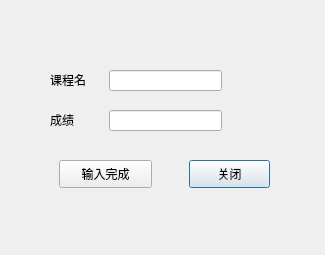
<?xml version="1.0" encoding="UTF-8"?>
<ui version="4.0">
 <class>myDialog</class>
 <widget class="QDialog" name="myDialog">
  <property name="geometry">
   <rect>
    <x>0</x>
    <y>0</y>
    <width>325</width>
    <height>255</height>
   </rect>
  </property>
  <property name="windowTitle">
   <string>Dialog</string>
  </property>
  <widget class="QLineEdit" name="nametext">
   <property name="geometry">
    <rect>
     <x>109</x>
     <y>70</y>
     <width>113</width>
     <height>21</height>
    </rect>
   </property>
  </widget>
  <widget class="QLineEdit" name="gradetext">
   <property name="geometry">
    <rect>
     <x>109</x>
     <y>110</y>
     <width>113</width>
     <height>21</height>
    </rect>
   </property>
  </widget>
  <widget class="QPushButton" name="closebtn">
   <property name="geometry">
    <rect>
     <x>189</x>
     <y>160</y>
     <width>81</width>
     <height>28</height>
    </rect>
   </property>
   <property name="text">
    <string>关闭</string>
   </property>
  </widget>
  <widget class="QPushButton" name="finishbtn">
   <property name="geometry">
    <rect>
     <x>59</x>
     <y>160</y>
     <width>93</width>
     <height>28</height>
    </rect>
   </property>
   <property name="text">
    <string>输入完成</string>
   </property>
  </widget>
  <widget class="QLabel" name="label">
   <property name="geometry">
    <rect>
     <x>50</x>
     <y>70</y>
     <width>71</width>
     <height>20</height>
    </rect>
   </property>
   <property name="text">
    <string>课程名</string>
   </property>
  </widget>
  <widget class="QLabel" name="label_2">
   <property name="geometry">
    <rect>
     <x>50</x>
     <y>110</y>
     <width>71</width>
     <height>20</height>
    </rect>
   </property>
   <property name="text">
    <string>成绩</string>
   </property>
  </widget>
 </widget>
 <resources/>
 <connections/>
</ui>
